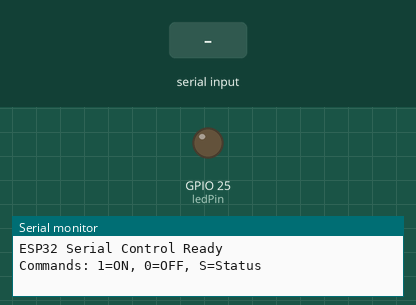
Simulated run of this sketch. Board: ESP32. On the bench: output pins drawn as LEDs (lit = HIGH), the last lines printed to the serial monitor. The inputs (shaded band) are chosen by the test bench.

Above: at 1.2 s.
1.3 s: "1" received over Serial
At 1.7 s:
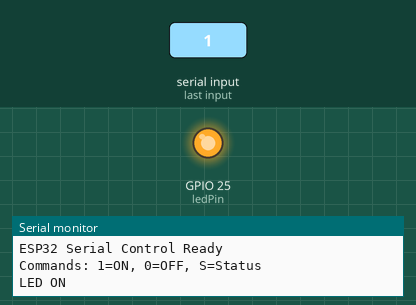
2.8 s: "0" received over Serial
At 4.1 s:
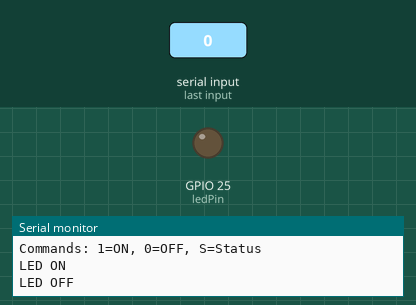
Timing chart, 0 to 5.8 s (numbered marks = the images above; inputs shaded):
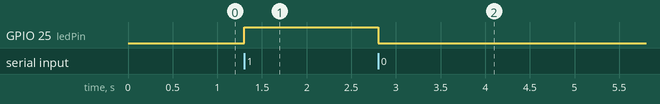

The sketch:

activity_02_serial_communication.ino
```cpp
#include <DHT.h>

#define DHTPIN 4
#define DHTTYPE DHT11

DHT dht(DHTPIN, DHTTYPE);
const int ledPin = 25;

void setup() {
  pinMode(ledPin, OUTPUT);
  Serial.begin(115200);
  dht.begin();
  Serial.println("ESP32 Serial Control Ready");
  Serial.println("Commands: 1=ON, 0=OFF, S=Status");
}

void loop() {
  if (Serial.available()) {
    char command = Serial.read();

    switch (command) {
      case '1':
        digitalWrite(ledPin, HIGH);
        Serial.println("LED ON");
        break;

      case '0':
        digitalWrite(ledPin, LOW);
        Serial.println("LED OFF");
        break;

      case 'S':
      case 's': {
        float humidity = dht.readHumidity();
        float temperature = dht.readTemperature();

        if (isnan(humidity) || isnan(temperature)) {
          Serial.println("Failed to read from DHT sensor");
        } else {
          Serial.print("Humidity: ");
          Serial.print(humidity);
          Serial.print(" % | Temperature: ");
          Serial.print(temperature);
          Serial.println(" C");
        }
        break;
      }
    }
  }

  delay(100);
}
```

Measured:
- after the input at 1.3 s, GPIO 25 (ledPin): LOW → HIGH at once
- after the input at 2.8 s, GPIO 25 (ledPin): HIGH → LOW at once
